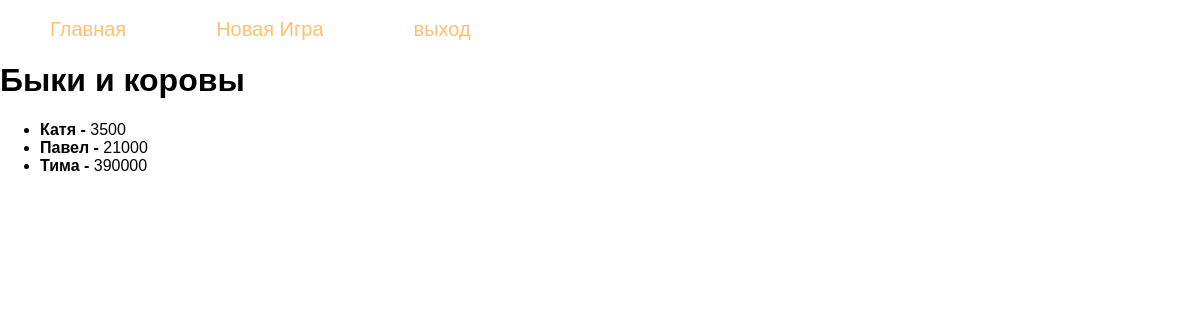
Before: / with the older database file.
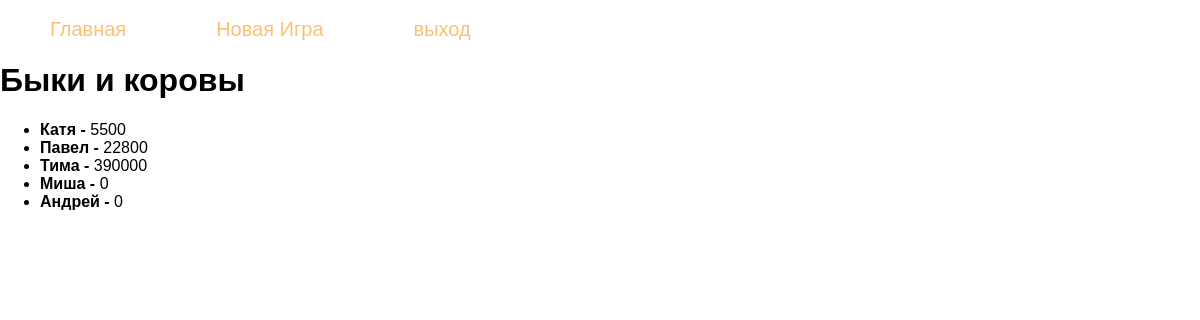
After: the same page with the newer database file.
### tables this page shows
CREATE TABLE players(
            player_id INTEGER PRIMARY KEY AUTOINCREMENT,
            name TEXT NOT NULL,
            pas TEXT NOT NULL,
            score INTEGER DEFAULT 0
            );

### bulls_cows.py (the view)
@app.route("/") # используется
def index():
    print(url_for('index'))
    scores = score()
    return render_template('index.html', scores=scores)

### cow_db.py (called while the page is built)
def score(name = ''):
    with sqlite3.connect("cow.db") as con:
        cur = con.cursor()
        cur.execute("""CREATE TABLE IF NOT EXISTS players(
            player_id INTEGER PRIMARY KEY AUTOINCREMENT,
            name TEXT NOT NULL,
            pas TEXT NOT NULL,
            score INTEGER DEFAULT 0
            )""")
        if name == '':
            cur.execute("SELECT name, score FROM players")
        else:
            cur.execute(f"SELECT score FROM players WHERE name = '{name}'")
            s = cur.fetchone()
            return s[0]
    return cur.fetchall()

### templates/index.html
{% extends 'base_new.html' %}
{% block content %}
{{ super() }}
    <h1>Быки и коровы</h1>
{% endblock %}
{% block scores %}
    <ul>
    {% for scor in scores %}
        <li> <b>{{scor[0]}}  -  </b>{{scor[1]}} </li>
    {% endfor %}
    </ul>
{% endblock %}

### templates/base_new.html (shortened to what this page needs)
<!DOCTYPE html>
<html lang="ru">
<head>
    <link type="text/css" href="{{ url_for('static', filename='css/styles.css')}}" rel="stylesheet" />
</head>
<body>
{% block content %}
    {% block mainmenu %}
<div class="header">
<ul class="mainmenu">
<li><a href="{{url_for('index')}}">Главная</a></li>
<li><a href="{{url_for('login')}}">Новая Игра</a></li>
<li><a href="{{url_for('exit')}}">выход</a></li>
</ul>
</div>
    {% endblock mainmenu %}
{% endblock %}
{% block scores %}
{% endblock %}
</body>
</html>

### static/css/styles.css (style rules this page uses)
Html, body { font-family: 'Arial'; margin: 0; padding: 0; hieght: 100%; widght: 100%; }
a { color: #0059b2; text-decoration: none; }
ul.mainmenu { list-style: none; background: #3F4137; hieght: 60px; margin: 0; padding: 0; color: #fdc073; font-size: 20px; overflow: hiden; }
ul.mainmenu li { float: left; margin: 18px 40px 0 50px; }
ul.mainmenu li a { color: #fdc073; text-decoration: none; }

Changed rows visible on the page:
changed players "Катя": score "3500" → "5500"
changed players "Павел": score "21000" → "22800"
added players: name "Миша", score "0"
added players: name "Андрей", score "0"
